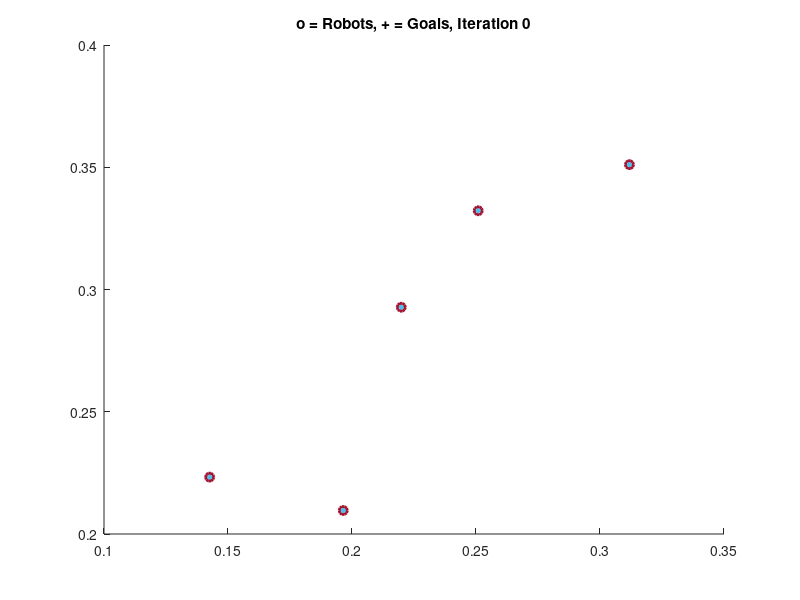
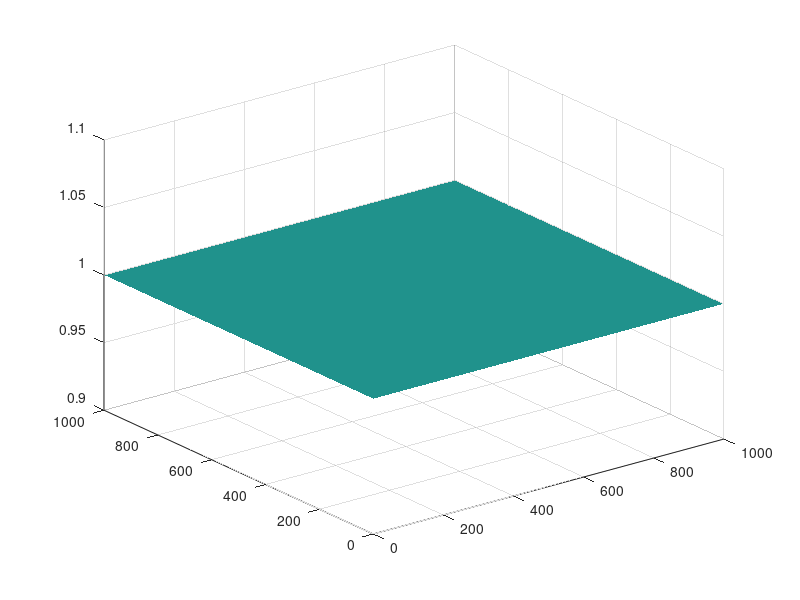

The MATLAB source for these figures, in order: (Note: this script raises an error after producing the figures.)
n=5;
crs = [0,0;0,10;10,10;10,0];
numIterations = 500;
showPlot = true;
r_sen = 2;   %sensor range

Px = 0.5*rand([n,1]);
Py = 0.5*rand([n,1]);

xrange = max(crs(:,1));
yrange = max(crs(:,2));
thresh = 0.01; %max distance threshold for each cycle to end

%Dividing the area into discrete cells and expressing range in terms of the
%map
X1 = max(max(crs))/1000;
r_sen = r_sen/X1;
Z = ones(1000,1000);%Uncertainity Distribution
val2 = Z;
cycle=1;
Kprop = 0.5; %Proportionality constant

%%%%%%%%%%%%%%%%%%%%%%%% VISUALIZATION %%%%%%%%%%%%%%%%%%%%%%%%%%%%%%%%%%%%
if showPlot
    verCellHandle = zeros(n,1);
    cellColors = ones(n,3);
    for i = 1:numel(Px) % color according to
        verCellHandle(i)  = patch(Px(i),Py(i),cellColors(i,:)); % use color i  -- no robot assigned yet
        hold on
    end
    pathHandle = zeros(n,1);
    %numHandle = zeros(n,1);
    for i = 1:numel(Px) % color according to
        pathHandle(i)  = plot(Px(i),Py(i),'-','color',cellColors(i,:)*.8);
        %    numHandle(i) = text(Px(i),Py(i),num2str(i));
    end
    goalHandle = plot(Px,Py,'+','linewidth',2);
    currHandle = plot(Px,Py,'o','linewidth',2);
    titleHandle = title(['o = Robots, + = Goals, Iteration ', num2str(0)]);
end

figure
surf (Z);
set(surf(Z),'LineStyle','none');
%%%%%%%%%%%%%%%%%%%%%%%% END VISUALIZATION %%%%%%%%%%%%%%%%%%%%%%%%%%%%%%%%
rosinit('192.168.1.10');

drones = 5;
siala = 1;
chatpub = {};
var_twist = {};
odomSub = {};
vin =1 ;

while vin < drones+1
    cp= compose("/uav%d/cmd_vel",vin);
    sp=compose("/uav%d/ground_truth_to_tf/pose",vin);
    
    odomSub=[odomSub,rossubscriber(sp)];
    
    chatpub=[chatpub,rospublisher(cp)];
    var_twist =[var_twist,rosmessage(chatpub(vin))];
    
    vin = vin+1;
end
    



dist = xrange*ones(n,1);
%Starting the loop for search
while max(max(Z))>0.1
    figure(1)
    counter = 0;
    while max(dist)>thresh
        tic;
        counter = counter+1;
        [v,c]=VoronoiBounded(Px,Py, crs);
        
        if showPlot
            set(currHandle,'XData',Px,'YData',Py);%plot current position
            for i = 1:numel(Px) % color according to
                xD = [get(pathHandle(i),'XData'),Px(i)];
                yD = [get(pathHandle(i),'YData'),Py(i)];
                set(pathHandle(i),'XData',xD,'YData',yD);%plot path position
                %       set(numHandle(i),'Position',[ Px(i),Py(i)]);
            end
        end
        
        for i = 1:numel(c) %calculate the centroid of each cell
            BW = roipoly(Z,100*v(c{i},1),100*v(c{i},2));
            GI = mat2gray(BW);
            for m=1:1000
                for j=1:1000
                    GI(j,m) = GI(j,m)*val2(j,m);
                end
            end
            s = regionprops(BW, GI, {'WeightedCentroid'});
            cx = s.WeightedCentroid(1,1)/100;
            cy = s.WeightedCentroid(1,2)/100;
            cx = min(xrange,max(0, cx));
            cy = min(yrange,max(0, cy));
            if ~isnan(cx) && inpolygon(cx,cy,crs(:,1),crs(:,2))
                Px(i) = Px(i) + Kprop*(cx - Px(i));  %don't update if goal is outside the polygon
                Py(i) = Py(i) + Kprop*(cy - Py(i));
                
                %%%%%%%%%%%%%%%%%%%%%%%%%%%%%%%%%%%%%%%%%%%%%%%%%%%%%%%%%%%%%%%%%%%%%%%%%%

                
                %
                pause(3)
                ("Starting Connection")  
                
                drone_number_change = compose("/uav%d/action/pose",i);
                
                [client,g]= rosactionclient(drone_number_change,"DataFormat","struct");
                %[client,g]= rosactionclient('/uav1/action/pose','hector_uav_msgs/Pose');
                waitForServer(client);
                pause(3);
                ("Connection Success")
                
                

                time(counter,cycle) = toc;
                
                gtx(i)=Px(i)*5;
                gty(i)=Py(i)*5;%% postition from voronoi
                
                pose = receive(odomSub(i)).Pose; %%actual position of the drone
                tfx = pose.Position.X;
                tfy = pose.Position.Y;
                tfz = pose.Position.Z;
                    
                velx = -(tfx - gtx(i));  %%% velocitu
                vely = -(tfy - gty(i));
                velz = 3 -tfz;
                var_twist(i).Linear.X = velx;
                var_twist(i).Linear.Y = vely;
                var_twist(i).Linear.Z = velz;
                
                %pause(1)
                
                
                %%%%%%%

                
                
                %g = rosmessage(client);
                %g.target_pose.header.frame_id = "/world";
                %g.target_pose.pose.position.x = gtx(i);
                %g.target_pose.pose.position.y = gty(i);
                %g.target_pose.pose.position.z = 3;

                g.TargetPose.Header.FrameId = 'world';
                g.TargetPose.Pose.Position.X = gtx(i);
                g.TargetPose.Pose.Position.Y = gty(i);
                g.TargetPose.Pose.Position.Z = 5;
                
                %[resultMsg,resultState] = sendGoalAndWait(client,g,1);
                %[resultMsg,resultState] = sendGoal(client,g);
                sendGoal(client,g);
                %pause(0.2);
                %rosShowDetails(resultMsg)
                %send(chatpub(i),var_twist(i));      
                %%%%%%%%%%%%%%%%%%%%%%%%%%%%%%%%%%%%%%%%%%%%%%%%%%%%%%%%%%%%%%%%%%%%%%%%%%%
                    
                dist(i) = sqrt((cx - Px(i))^2 + (cy - Py(i))^2);
            end
        end
        
        if showPlot
            for i = 1:numel(c) % update Voronoi cells
                set(verCellHandle(i), 'XData',v(c{i},1),'YData',v(c{i},2));
            end
            
            set(titleHandle,'string',['o = Robots, + = Goals, Cycle', num2str(cycle,'%3d'), ', Iteration', num2str(counter,'%3d')]);
            set(goalHandle,'XData',Px,'YData',Py);%plot goal position
            axis equal
            axis([0,xrange,0,yrange]);
            drawnow
        end
        time(counter,cycle) = toc;
    end
    val = Z;
    for i = 1:n
        BW = roipoly(Z,100*v(c{i},1),100*v(c{i},2));
        GI = mat2gray(BW);
        s = regionprops(BW, GI, {'Centroid','WeightedCentroid'});
        for m=1:1000
            for j=1:1000
                vx = s.WeightedCentroid(1,1);
                vy = s.WeightedCentroid(1,2);
                dist = sqrt(((m+0.5)-vx)^2+((j+0.5)-vy)^2)/100;
                if dist < r_sen
                    val(j,m) = min(val(j,m),(1-0.8708+0.074*dist^2));
                end
            end
        end
    end
    for m=1:1000
        for j=1:1000
            Z(j,m) = Z(j,m)*val(j,m);
            val2(j,m) = 2*Z(j,m)*0.074;
        end
    end
    max_d(cycle)= max(max(Z));
    average(cycle) = mean2(Z);
    cycle=cycle+1;
    figure(2);
    surf (Z);
    set(surf(Z),'LineStyle','none');
end

rosshutdown